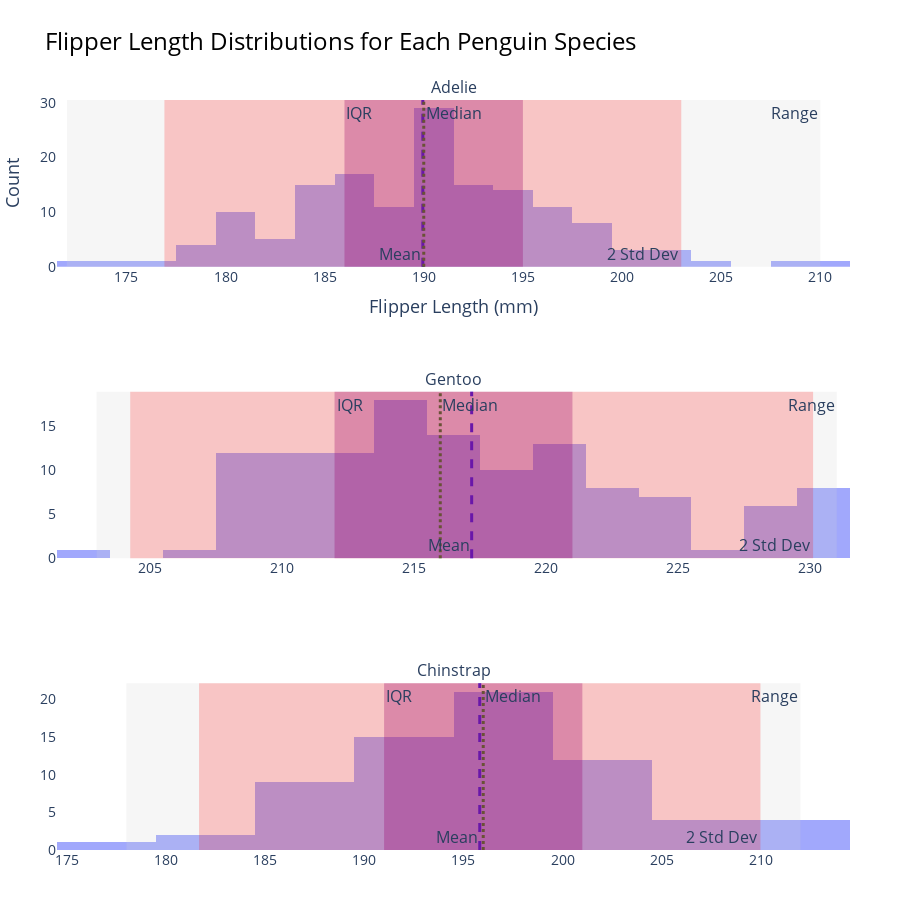

Here is the notebook cell this chart was saved with:
### Code cell
import plotly.express as px
import plotly.graph_objects as go
import pandas as pd
import numpy as np
from plotly.subplots import make_subplots
from palmerpenguins import load_penguins

# Load penguins dataset
df = load_penguins()

# Filter out rows with missing flipper_length_mm
df = df.dropna(subset=['flipper_length_mm'])

# Helper function to calculate statistics
def calculate_stats(data):
    mean = np.mean(data)
    median = np.median(data)
    min_val = np.min(data)
    max_val = np.max(data)
    iqr = np.percentile(data, 75) - np.percentile(data, 25)
    std = np.std(data)
    two_std_range = (mean - 2*std, mean + 2*std)
    iqr_range = (np.percentile(data, 25), np.percentile(data, 75))
    
    return mean, median, min_val, max_val, iqr_range, two_std_range

# Unique species
species_list = df['species'].unique()

# Create a subplot figure for histograms
fig = make_subplots(rows=3, cols=1, subplot_titles=species_list)

for i, species in enumerate(species_list):
    species_data = df[df['species'] == species]['flipper_length_mm']
    
    # Calculate stats
    mean, median, min_val, max_val, iqr_range, two_std_range = calculate_stats(species_data)
    
    # Add histogram (with increased opacity for visibility)
    fig.add_trace(
        go.Histogram(x=species_data, name=f'{species} Flipper Length', opacity=0.6, marker=dict(color='#636EFA'), showlegend=False),
        row=i+1, col=1
    )
    
    # Add mean (as vertical line)
    fig.add_vline(x=mean, line=dict(color="blue", width=3, dash="dash"), 
                  annotation_text="Mean", annotation_position="bottom left",
                  row=i+1, col=1)
    
    # Add median (as vertical line)
    fig.add_vline(x=median, line=dict(color="green", width=3, dash="dot"), 
                  annotation_text="Median", annotation_position="top right",
                  row=i+1, col=1)
    
    # Add rectangle for the range (min to max)
    fig.add_vrect(x0=min_val, x1=max_val, fillcolor="lightgray", opacity=0.2, 
                  line_width=0, row=i+1, col=1, annotation_text="Range", annotation_position="top right")
    
    # Add rectangle for the IQR (interquartile range)
    fig.add_vrect(x0=iqr_range[0], x1=iqr_range[1], fillcolor="purple", opacity=0.3, 
                  line_width=0, row=i+1, col=1, annotation_text="IQR", annotation_position="top left")
    
    # Add rectangle for 2 standard deviations around the mean
    fig.add_vrect(x0=two_std_range[0], x1=two_std_range[1], fillcolor="red", opacity=0.2, 
                  line_width=0, row=i+1, col=1, annotation_text="2 Std Dev", annotation_position="bottom right")

# Update layout to improve readability
fig.update_layout(
    height=900, 
    width=900, 
    title_text="Flipper Length Distributions for Each Penguin Species",
    title_font=dict(size=24, color='black'),
    xaxis_title="Flipper Length (mm)", 
    yaxis_title="Count",
    font=dict(size=16),
    margin=dict(l=50, r=50, t=100, b=50),
    plot_bgcolor='white', # White background for better contrast
)

# Update x and y axes for all subplots
fig.update_xaxes(title_font=dict(size=18), tickfont=dict(size=14))
fig.update_yaxes(title_font=dict(size=18), tickfont=dict(size=14))

# Show the figure
fig.show()

### Figure 1 — Plotly figure (JSON) as saved in the notebook; plotly's stock layout.template omitted (floating-point values rounded to 4 significant figures; data arrays with more than 128 entries replaced by an {"elided": "..."} marker saying what was removed)
{"data": [{"marker": {"color": "#636EFA"}, "name": "Adelie Flipper Length", "opacity": 0.6, "showlegend": false, "type": "histogram", "x": {"elided": "151 int values"}, "xaxis": "x", "yaxis": "y"}, {"marker": {"color": "#636EFA"}, "name": "Gentoo Flipper Length", "opacity": 0.6, "showlegend": false, "type": "histogram", "x": [211, 230, 210, 218, 215, 210, 211, 219, 209, 215, 214, 216, 214, 213, 210, 217, 210, 221, 209, 222, 218, 215, 213, 215, 215, 215, 216, 215, 210, 220, 222, 209, 207, 230, 220, 220, 213, 219, 208, 208, 208, 225, 210, 216, 222, 217, 210, 225, 213, 215, 210, 220, 210, 225, 217, 220, 208, 220, 208, 224, 208, 221, 214, 231, 219, 230, 214, 229, 220, 223, 216, 221, 221, 217, 216, 230, 209, 220, 215, 223, 212, 221, 212, 224, 212, 228, 218, 218, 212, 230, 218, 228, 212, 224, 214, 226, 216, 222, 203, 225, 219, 228, 215, 228, 216, 215, 210, 219, 208, 209, 216, 229, 213, 230, 217, 230, 217, 222, 214, 215, 222, 212, 213], "xaxis": "x2", "yaxis": "y2"}, {"marker": {"color": "#636EFA"}, "name": "Chinstrap Flipper Length", "opacity": 0.6, "showlegend": false, "type": "histogram", "x": [192, 196, 193, 188, 197, 198, 178, 197, 195, 198, 193, 194, 185, 201, 190, 201, 197, 181, 190, 195, 181, 191, 187, 193, 195, 197, 200, 200, 191, 205, 187, 201, 187, 203, 195, 199, 195, 210, 192, 205, 210, 187, 196, 196, 196, 201, 190, 212, 187, 198, 199, 201, 193, 203, 187, 197, 191, 203, 202, 194, 206, 189, 195, 207, 202, 193, 210, 198], "xaxis": "x3", "yaxis": "y3"}], "layout": {"annotations": [{"font": {"size": 16}, "showarrow": false, "text": "Adelie", "x": 0.5, "xanchor": "center", "xref": "paper", "y": 1, "yanchor": "bottom", "yref": "paper"}, {"font": {"size": 16}, "showarrow": false, "text": "Gentoo", "x": 0.5, "xanchor": "center", "xref": "paper", "y": 0.6111, "yanchor": "bottom", "yref": "paper"}, {"font": {"size": 16}, "showarrow": false, "text": "Chinstrap", "x": 0.5, "xanchor": "center", "xref": "paper", "y": 0.2222, "yanchor": "bottom", "yref": "paper"}, {"showarrow": false, "text": "Mean", "x": 190.0, "xanchor": "right", "xref": "x", "y": 0, "yanchor": "bottom", "yref": "y domain"}, {"showarrow": false, "text": "Median", "x": 190, "xanchor": "left", "xref": "x", "y": 1, "yanchor": "top", "yref": "y domain"}, {"showarrow": false, "text": "Range", "x": 210, "xanchor": "right", "xref": "x", "y": 1, "yanchor": "top", "yref": "y domain"}, {"showarrow": false, "text": "IQR", "x": 186, "xanchor": "left", "xref": "x", "y": 1, "yanchor": "top", "yref": "y domain"}, {"showarrow": false, "text": "2 Std Dev", "x": 203.0, "xanchor": "right", "xref": "x", "y": 0, "yanchor": "bottom", "yref": "y domain"}, {"showarrow": false, "text": "Mean", "x": 217.2, "xanchor": "right", "xref": "x2", "y": 0, "yanchor": "bottom", "yref": "y2 domain"}, {"showarrow": false, "text": "Median", "x": 216, "xanchor": "left", "xref": "x2", "y": 1, "yanchor": "top", "yref": "y2 domain"}, {"showarrow": false, "text": "Range", "x": 231, "xanchor": "right", "xref": "x2", "y": 1, "yanchor": "top", "yref": "y2 domain"}, {"showarrow": false, "text": "IQR", "x": 212, "xanchor": "left", "xref": "x2", "y": 1, "yanchor": "top", "yref": "y2 domain"}, {"showarrow": false, "text": "2 Std Dev", "x": 230.1, "xanchor": "right", "xref": "x2", "y": 0, "yanchor": "bottom", "yref": "y2 domain"}, {"showarrow": false, "text": "Mean", "x": 195.8, "xanchor": "right", "xref": "x3", "y": 0, "yanchor": "bottom", "yref": "y3 domain"}, {"showarrow": false, "text": "Median", "x": 196, "xanchor": "left", "xref": "x3", "y": 1, "yanchor": "top", "yref": "y3 domain"}, {"showarrow": false, "text": "Range", "x": 212, "xanchor": "right", "xref": "x3", "y": 1, "yanchor": "top", "yref": "y3 domain"}, {"showarrow": false, "text": "IQR", "x": 191, "xanchor": "left", "xref": "x3", "y": 1, "yanchor": "top", "yref": "y3 domain"}, {"showarrow": false, "text": "2 Std Dev", "x": 210.0, "xanchor": "right", "xref": "x3", "y": 0, "yanchor": "bottom", "yref": "y3 domain"}], "font": {"size": 16}, "height": 900, "margin": {"b": 50, "l": 50, "r": 50, "t": 100}, "plot_bgcolor": "white", "shapes": [{"line": {"color": "blue", "dash": "dash", "width": 3}, "type": "line", "x0": 190.0, "x1": 190.0, "xref": "x", "y0": 0, "y1": 1, "yref": "y domain"}, {"line": {"color": "green", "dash": "dot", "width": 3}, "type": "line", "x0": 190, "x1": 190, "xref": "x", "y0": 0, "y1": 1, "yref": "y domain"}, {"fillcolor": "lightgray", "line": {"width": 0}, "opacity": 0.2, "type": "rect", "x0": 172, "x1": 210, "xref": "x", "y0": 0, "y1": 1, "yref": "y domain"}, {"fillcolor": "purple", "line": {"width": 0}, "opacity": 0.3, "type": "rect", "x0": 186, "x1": 195, "xref": "x", "y0": 0, "y1": 1, "yref": "y domain"}, {"fillcolor": "red", "line": {"width": 0}, "opacity": 0.2, "type": "rect", "x0": 176.9, "x1": 203.0, "xref": "x", "y0": 0, "y1": 1, "yref": "y domain"}, {"line": {"color": "blue", "dash": "dash", "width": 3}, "type": "line", "x0": 217.2, "x1": 217.2, "xref": "x2", "y0": 0, "y1": 1, "yref": "y2 domain"}, {"line": {"color": "green", "dash": "dot", "width": 3}, "type": "line", "x0": 216, "x1": 216, "xref": "x2", "y0": 0, "y1": 1, "yref": "y2 domain"}, {"fillcolor": "lightgray", "line": {"width": 0}, "opacity": 0.2, "type": "rect", "x0": 203, "x1": 231, "xref": "x2", "y0": 0, "y1": 1, "yref": "y2 domain"}, {"fillcolor": "purple", "line": {"width": 0}, "opacity": 0.3, "type": "rect", "x0": 212, "x1": 221, "xref": "x2", "y0": 0, "y1": 1, "yref": "y2 domain"}, {"fillcolor": "red", "line": {"width": 0}, "opacity": 0.2, "type": "rect", "x0": 204.3, "x1": 230.1, "xref": "x2", "y0": 0, "y1": 1, "yref": "y2 domain"}, {"line": {"color": "blue", "dash": "dash", "width": 3}, "type": "line", "x0": 195.8, "x1": 195.8, "xref": "x3", "y0": 0, "y1": 1, "yref": "y3 domain"}, {"line": {"color": "green", "dash": "dot", "width": 3}, "type": "line", "x0": 196, "x1": 196, "xref": "x3", "y0": 0, "y1": 1, "yref": "y3 domain"}, {"fillcolor": "lightgray", "line": {"width": 0}, "opacity": 0.2, "type": "rect", "x0": 178, "x1": 212, "xref": "x3", "y0": 0, "y1": 1, "yref": "y3 domain"}, {"fillcolor": "purple", "line": {"width": 0}, "opacity": 0.3, "type": "rect", "x0": 191, "x1": 201, "xref": "x3", "y0": 0, "y1": 1, "yref": "y3 domain"}, {"fillcolor": "red", "line": {"width": 0}, "opacity": 0.2, "type": "rect", "x0": 181.7, "x1": 210.0, "xref": "x3", "y0": 0, "y1": 1, "yref": "y3 domain"}], "title": {"font": {"color": "black", "size": 24}, "text": "Flipper Length Distributions for Each Penguin Species"}, "width": 900, "xaxis": {"anchor": "y", "domain": [0, 1], "tickfont": {"size": 14}, "title": {"font": {"size": 18}, "text": "Flipper Length (mm)"}}, "xaxis2": {"anchor": "y2", "domain": [0, 1], "tickfont": {"size": 14}, "title": {"font": {"size": 18}}}, "xaxis3": {"anchor": "y3", "domain": [0, 1], "tickfont": {"size": 14}, "title": {"font": {"size": 18}}}, "yaxis": {"anchor": "x", "domain": [0.7778, 1], "tickfont": {"size": 14}, "title": {"font": {"size": 18}, "text": "Count"}}, "yaxis2": {"anchor": "x2", "domain": [0.3889, 0.6111], "tickfont": {"size": 14}, "title": {"font": {"size": 18}}}, "yaxis3": {"anchor": "x3", "domain": [0, 0.2222], "tickfont": {"size": 14}, "title": {"font": {"size": 18}}}}}
